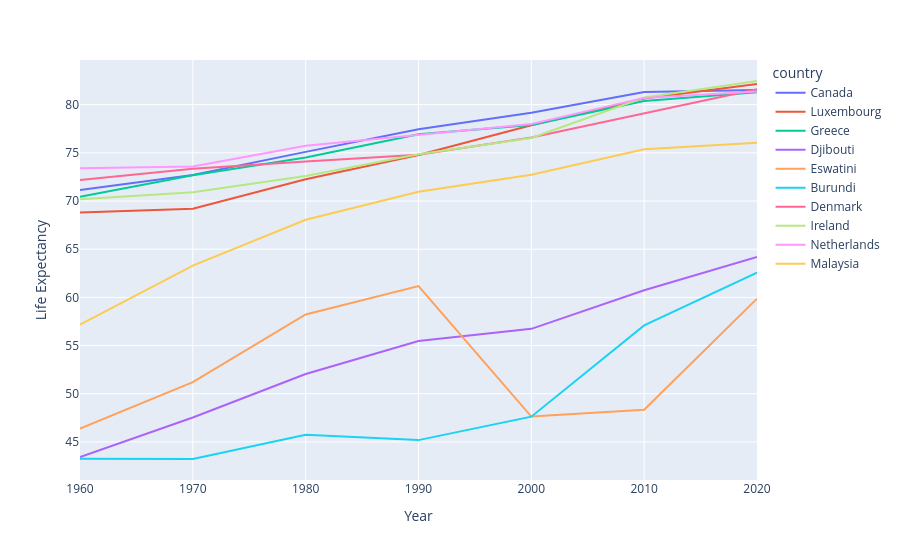

The notebook cell saved with this chart:
### Code cell
px.line(df_life_sampleT, labels={'value':'Life Expectancy', 'years':'Year'})

### Figure 1 — Plotly figure (JSON) as saved in the notebook; plotly's stock layout.template omitted (floating-point values rounded to 4 significant figures)
{"data": [{"hovertemplate": "country=Canada<br>Year=%{x}<br>Life Expectancy=%{y}<extra></extra>", "legendgroup": "Canada", "line": {"color": "#636efa", "dash": "solid"}, "marker": {"symbol": "circle"}, "mode": "lines", "name": "Canada", "orientation": "v", "showlegend": true, "type": "scatter", "x": ["1960", "1970", "1980", "1990", "2000", "2010", "2020"], "xaxis": "x", "y": [71.13, 72.7, 75.1, 77.44, 79.17, 81.32, 81.53], "yaxis": "y"}, {"hovertemplate": "country=Luxembourg<br>Year=%{x}<br>Life Expectancy=%{y}<extra></extra>", "legendgroup": "Luxembourg", "line": {"color": "#EF553B", "dash": "solid"}, "marker": {"symbol": "circle"}, "mode": "lines", "name": "Luxembourg", "orientation": "v", "showlegend": true, "type": "scatter", "x": ["1960", "1970", "1980", "1990", "2000", "2010", "2020"], "xaxis": "x", "y": [68.8, 69.21, 72.26, 74.78, 77.87, 80.63, 82.14], "yaxis": "y"}, {"hovertemplate": "country=Greece<br>Year=%{x}<br>Life Expectancy=%{y}<extra></extra>", "legendgroup": "Greece", "line": {"color": "#00cc96", "dash": "solid"}, "marker": {"symbol": "circle"}, "mode": "lines", "name": "Greece", "orientation": "v", "showlegend": true, "type": "scatter", "x": ["1960", "1970", "1980", "1990", "2000", "2010", "2020"], "xaxis": "x", "y": [70.43, 72.68, 74.51, 76.94, 77.89, 80.39, 81.29], "yaxis": "y"}, {"hovertemplate": "country=Djibouti<br>Year=%{x}<br>Life Expectancy=%{y}<extra></extra>", "legendgroup": "Djibouti", "line": {"color": "#ab63fa", "dash": "solid"}, "marker": {"symbol": "circle"}, "mode": "lines", "name": "Djibouti", "orientation": "v", "showlegend": true, "type": "scatter", "x": ["1960", "1970", "1980", "1990", "2000", "2010", "2020"], "xaxis": "x", "y": [43.42, 47.54, 52.05, 55.47, 56.73, 60.74, 64.2], "yaxis": "y"}, {"hovertemplate": "country=Eswatini<br>Year=%{x}<br>Life Expectancy=%{y}<extra></extra>", "legendgroup": "Eswatini", "line": {"color": "#FFA15A", "dash": "solid"}, "marker": {"symbol": "circle"}, "mode": "lines", "name": "Eswatini", "orientation": "v", "showlegend": true, "type": "scatter", "x": ["1960", "1970", "1980", "1990", "2000", "2010", "2020"], "xaxis": "x", "y": [46.39, 51.21, 58.23, 61.17, 47.63, 48.33, 59.86], "yaxis": "y"}, {"hovertemplate": "country=Burundi<br>Year=%{x}<br>Life Expectancy=%{y}<extra></extra>", "legendgroup": "Burundi", "line": {"color": "#19d3f3", "dash": "solid"}, "marker": {"symbol": "circle"}, "mode": "lines", "name": "Burundi", "orientation": "v", "showlegend": true, "type": "scatter", "x": ["1960", "1970", "1980", "1990", "2000", "2010", "2020"], "xaxis": "x", "y": [43.26, 43.23, 45.73, 45.18, 47.62, 57.09, 62.57], "yaxis": "y"}, {"hovertemplate": "country=Denmark<br>Year=%{x}<br>Life Expectancy=%{y}<extra></extra>", "legendgroup": "Denmark", "line": {"color": "#FF6692", "dash": "solid"}, "marker": {"symbol": "circle"}, "mode": "lines", "name": "Denmark", "orientation": "v", "showlegend": true, "type": "scatter", "x": ["1960", "1970", "1980", "1990", "2000", "2010", "2020"], "xaxis": "x", "y": [72.18, 73.34, 74.1, 74.81, 76.59, 79.1, 81.6], "yaxis": "y"}, {"hovertemplate": "country=Ireland<br>Year=%{x}<br>Life Expectancy=%{y}<extra></extra>", "legendgroup": "Ireland", "line": {"color": "#B6E880", "dash": "solid"}, "marker": {"symbol": "circle"}, "mode": "lines", "name": "Ireland", "orientation": "v", "showlegend": true, "type": "scatter", "x": ["1960", "1970", "1980", "1990", "2000", "2010", "2020"], "xaxis": "x", "y": [70.19, 70.9, 72.6, 74.85, 76.54, 80.74, 82.46], "yaxis": "y"}, {"hovertemplate": "country=Netherlands<br>Year=%{x}<br>Life Expectancy=%{y}<extra></extra>", "legendgroup": "Netherlands", "line": {"color": "#FF97FF", "dash": "solid"}, "marker": {"symbol": "circle"}, "mode": "lines", "name": "Netherlands", "orientation": "v", "showlegend": true, "type": "scatter", "x": ["1960", "1970", "1980", "1990", "2000", "2010", "2020"], "xaxis": "x", "y": [73.39, 73.59, 75.74, 76.88, 77.99, 80.7, 81.36], "yaxis": "y"}, {"hovertemplate": "country=Malaysia<br>Year=%{x}<br>Life Expectancy=%{y}<extra></extra>", "legendgroup": "Malaysia", "line": {"color": "#FECB52", "dash": "solid"}, "marker": {"symbol": "circle"}, "mode": "lines", "name": "Malaysia", "orientation": "v", "showlegend": true, "type": "scatter", "x": ["1960", "1970", "1980", "1990", "2000", "2010", "2020"], "xaxis": "x", "y": [57.17, 63.3, 68.06, 70.95, 72.73, 75.38, 76.06], "yaxis": "y"}], "layout": {"legend": {"title": {"text": "country"}, "tracegroupgap": 0}, "margin": {"t": 60}, "xaxis": {"anchor": "y", "domain": [0, 1], "title": {"text": "Year"}}, "yaxis": {"anchor": "x", "domain": [0, 1], "title": {"text": "Life Expectancy"}}}}
